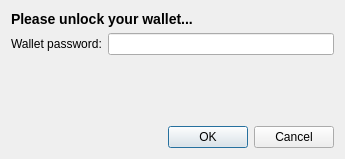
<?xml version="1.0" encoding="UTF-8"?>
<ui version="4.0">
 <class>WalletPassphraseDialog</class>
 <widget class="QDialog" name="WalletPassphraseDialog">
  <property name="geometry">
   <rect>
    <x>0</x>
    <y>0</y>
    <width>345</width>
    <height>159</height>
   </rect>
  </property>
  <property name="windowTitle">
   <string>Wallet Password</string>
  </property>
  <property name="modal">
   <bool>true</bool>
  </property>
  <layout class="QVBoxLayout" name="verticalLayout">
   <item>
    <widget class="QLabel" name="label_2">
     <property name="text">
      <string>&lt;h3&gt;Please unlock your wallet...&lt;/h3&gt;</string>
     </property>
    </widget>
   </item>
   <item>
    <layout class="QHBoxLayout" name="horizontalLayout">
     <item>
      <widget class="QLabel" name="label">
       <property name="text">
        <string>Wallet password:</string>
       </property>
      </widget>
     </item>
     <item>
      <widget class="QLineEdit" name="passLineEdit">
       <property name="echoMode">
        <enum>QLineEdit::Password</enum>
       </property>
       <property name="clearButtonEnabled">
        <bool>true</bool>
       </property>
      </widget>
     </item>
    </layout>
   </item>
   <item>
    <spacer name="verticalSpacer">
     <property name="orientation">
      <enum>Qt::Vertical</enum>
     </property>
     <property name="sizeHint" stdset="0">
      <size>
       <width>20</width>
       <height>50</height>
      </size>
     </property>
    </spacer>
   </item>
   <item>
    <widget class="QDialogButtonBox" name="buttonBox">
     <property name="orientation">
      <enum>Qt::Horizontal</enum>
     </property>
     <property name="standardButtons">
      <set>QDialogButtonBox::Cancel|QDialogButtonBox::Ok</set>
     </property>
    </widget>
   </item>
  </layout>
 </widget>
 <resources/>
 <connections>
  <connection>
   <sender>buttonBox</sender>
   <signal>accepted()</signal>
   <receiver>WalletPassphraseDialog</receiver>
   <slot>accept()</slot>
   <hints>
    <hint type="sourcelabel">
     <x>248</x>
     <y>254</y>
    </hint>
    <hint type="destinationlabel">
     <x>157</x>
     <y>274</y>
    </hint>
   </hints>
  </connection>
  <connection>
   <sender>buttonBox</sender>
   <signal>rejected()</signal>
   <receiver>WalletPassphraseDialog</receiver>
   <slot>reject()</slot>
   <hints>
    <hint type="sourcelabel">
     <x>316</x>
     <y>260</y>
    </hint>
    <hint type="destinationlabel">
     <x>286</x>
     <y>274</y>
    </hint>
   </hints>
  </connection>
 </connections>
</ui>
